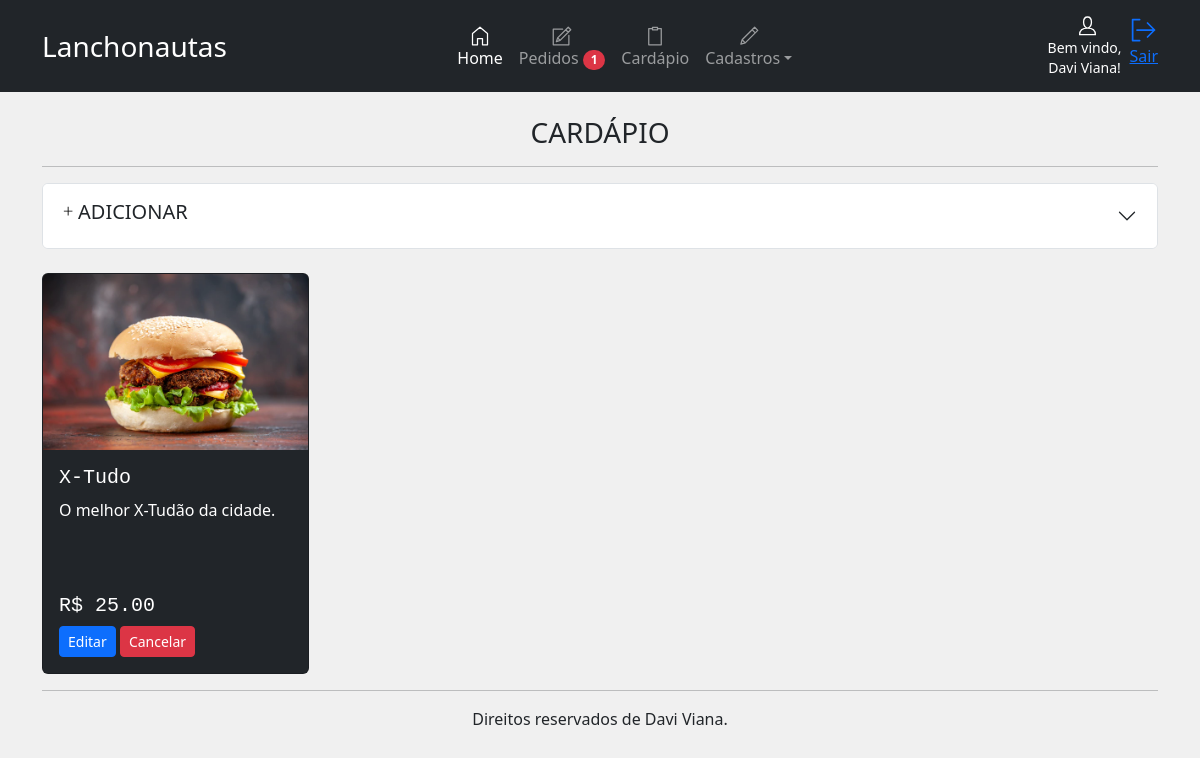
The app's page /painel/cardapio (signed in) with its own data.
### app/models/empresaModel.py (models this page shows, shortened)
class empresa(UserMixin, db.Model):
    id = db.Column(db.Integer, primary_key=True, autoincrement=True)
    nome_empresa = db.Column(db.String(100))
    razao_social = db.Column(db.String(100))
    endereco = db.Column(db.String(100))
    bairro = db.Column(db.String(200))
    cidade = db.Column(db.String(50))
    cep = db.Column(db.String(20))
    email = db.Column(db.String(50))
    tel = db.Column(db.String(20))
    cnpj = db.Column(db.String(20))
    dt_criacao = db.Column(db.String(50))

### app/models/usersModel.py (models this page shows, shortened)
class users(UserMixin, db.Model):
    id = db.Column(db.Integer, primary_key=True, autoincrement=True)
    user = db.Column(db.String(10))
    nome = db.Column(db.String(50))
    email = db.Column(db.String(100))
    senha = db.Column(db.String(200))
    administrador = db.Column(db.String(20))
    situacao = db.Column(db.String(20))
    dt_criacao = db.Column(db.String(50))
    def get_user(user):
        return users.query.get(user)

### app/models/produtosModel.py (models this page shows, shortened)
class produtos(UserMixin, db.Model):
    id = db.Column(db.Integer, primary_key=True, autoincrement=True)
    titulo = db.Column(db.String(100))
    valor_custo = db.Column(db.String(20))
    valor_venda = db.Column(db.String(20))
    descricao = db.Column(db.String(400))
    foto = db.Column(db.String(50))
    itens = db.Column(db.String(50))
    situacao = db.Column(db.String(10))

### app/views/panel.py (the view, shortened to what this page needs)
@bp.route('/cardapio/<case>/<int:id>', methods=['POST'])
@bp.route('/cardapio', methods=['GET'])
@login_required
def cardapio(id=None, case=None):
    if request.method == 'GET':
        allProdutos = produtosModel.produtos.query.filter_by(situacao='ATIVO').all()
        item_Carnes = produtosModel.produtos_itens.query.filter_by(tipo_item='Carnes').all()
        item_Saladas = produtosModel.produtos_itens.query.filter_by(
            tipo_item='Saladas').all()
        item_Queijos = produtosModel.produtos_itens.query.filter_by(
            tipo_item='Queijos').all()
        item_Molhos = produtosModel.produtos_itens.query.filter_by(tipo_item='Molhos').all()
        menu_panel = load.menu.get()
    return render_template('panel/cardapio.html', menu_panel=menu_panel, allProdutos=allProdutos, item_Carnes=item_Carnes, item_Saladas=item_Saladas, item_Queijos=item_Queijos, item_Molhos=item_Molhos)

### app/__init__.py (called while the page is built)
@login_manager.user_loader
def get(user):
    return usersModel.users.get_user(user)

### app/services/load.py (called while the page is built)
    def get():
        empresa = empresaModel.empresa.query.filter_by(id=1).first()
        if empresa is None:
            nome_empresa = 'NOME EMPRESA'
        else:
            nome_empresa = empresa.nome_empresa
        nome = current_user.nome
        badgeOrder = pedidosModel.pedidos.query.filter_by(situacao='PENDENTE').all()
        return nome, nome_empresa, len(badgeOrder)

### app/templates/panel/cardapio.html (shortened to what this page needs)
{% extends 'panel/home.html' %}
{% block panel %}
<br>
<h3 style="text-align: center;">CARDÁPIO</h3>
<hr>
<div class="accordion" id="add_produto">
    <div class="accordion-item">
        <h2 class="accordion-header" id="add_produto">
            <button class="accordion-button collapsed" type="button" data-bs-toggle="collapse"
                data-bs-target="#add_produto-collapseOne" aria-expanded="true" aria-controls="add_produto-collapseOne">
                <h5 class="text-center"><svg xmlns="http://www.w3.org/2000/svg" x="0px" y="0px" width="15" height="15"
                        viewBox="0 0 35 35">
                        <path fill-rule="evenodd"
                            d="M 11 2 L 11 11 L 2 11 L 2 13 L 11 13 L 11 22 L 13 22 L 13 13 L 22 13 L 22 11 L 13 11 L 13 2 Z">
                        </path>
                    </svg>ADICIONAR</h5>
            </button>
        </h2>
    </div>
</div>
<br>
<div class="row row-cols-1 row-cols-md-4 g-3">
    {% for produto in allProdutos %}
    <div class="col">
        <div class="card text-bg-dark">
            <img src="../static/img/{{ produto.foto }}" class="card-img-top" alt="...">
            <div class="card-body">
                <form action="/painel/cardapio/cancel/{{produto.id}}" method="POST">
                    <h5 class="card-title font-monospace">{{ produto.titulo }}</h5>
                    <p class="card-text overflow-auto over" style="height: 80px;">{{ produto.descricao }}</p>
                    <h5 class="font-monospace">R$ {{ produto.valor_venda }}</h5>
                    <button type="button" class="btn btn-primary btn-sm" data-bs-toggle="modal"
                        data-bs-target="#{{ produto.id }}">
                        Editar
                    </button>
                    <button type="submit" class="btn btn-danger btn-sm"
                        onclick="return confirm('Deseja cancelar o produto {{produto.titulo}}?')">Cancelar</button>
                </form>
            </div>
        </div>
    </div>
    {% endfor %}
</div>
{% endblock %}

### app/templates/panel/home.html (shortened to what this page needs)
{% extends 'layout.html' %}
{% block content %}
<header>
    <nav class="navbar navbar-expand-lg navbar-dark bg-dark fixed">
        <div class="container">
            <div style="width: 10em;" class="m-auto">
                <a class="navbar-brand text-center fs-3">{{ menu_panel[1] }}</a>
            </div>
            <div class="offcanvas offcanvas-end text-bg-dark" tabindex="-1" id="offcanvasDarkNavbar"
                aria-labelledby="offcanvasDarkNavbarLabel">
                <div class="offcanvas-body m-auto">
                    <ul class="navbar-nav m-auto">
                        <li class="nav-item">
                            <a class="nav-link active text-center" aria-current="page" href="{{url_for('panel.home')}}"><svg
                                    id="i-home" xmlns="http://www.w3.org/2000/svg" viewBox="0 0 32 32" width="40"
                                    height="20" fill="none" stroke="currentcolor" stroke-linecap="round"
                                    stroke-linejoin="round" stroke-width="2">
                                    <path d="M12 20 L12 30 4 30 4 12 16 2 28 12 28 30 20 30 20 20 Z" />
                                </svg> <br>Home</a>
                        </li>
                        <li class="nav-item">
                            <a class="nav-link text-center" href="{{url_for('panel.pedidos_')}}"> <svg
                                    id="i-compose" xmlns="http://www.w3.org/2000/svg" viewBox="0 0 32 32" width="40"
                                    height="20" fill="none" stroke="currentcolor" stroke-linecap="round"
                                    stroke-linejoin="round" stroke-width="2">
                                    <path
                                        d="M27 15 L27 30 2 30 2 5 17 5 M30 6 L26 2 9 19 7 25 13 23 Z M22 6 L26 10 Z M9 19 L13 23 Z" />
                                </svg> <br>Pedidos
                                {% if menu_panel[2] > 0 %}
                                <span
                                    class="badge rounded-pill bg-danger">
                                    {{ menu_panel[2] }}
                                </span>
                                {% endif %}
                            </a>
                        </li>
                        <li class="nav-item">
                            <a class="nav-link text-center" href="{{url_for('panel.cardapio')}}"> <svg id="i-clipboard"
                                    xmlns="http://www.w3.org/2000/svg" viewBox="0 0 32 32" width="40" height="20"
                                    fill="none" stroke="currentcolor" stroke-linecap="round" stroke-linejoin="round"
                                    stroke-width="2">
                                    <path d="M12 2 L12 6 20 6 20 2 12 2 Z M11 4 L6 4 6 30 26 30 26 4 21 4" />
                                </svg> <br>Cardápio</a>
                        </li>
                        <li class="nav-item dropdown">
                            <a class="nav-link dropdown-toggle text-center" href="#" id="navbarDropdown" role="button"
                                data-bs-toggle="dropdown" aria-expanded="false"> <svg id="i-edit"
                                    xmlns="http://www.w3.org/2000/svg" viewBox="0 0 32 32" width="40" height="20"
                                    fill="none" stroke="currentcolor" stroke-linecap="round" stroke-linejoin="round"
                                    stroke-width="2">
                                    <path d="M30 7 L25 2 5 22 3 29 10 27 Z M21 6 L26 11 Z M5 22 L10 27 Z" />
                                </svg> <br>Cadastros</a>
                        </li>
                    </ul>
                </div>
            </div>
                <div class="d-flex flex-column align-items-center text-bg-dark">
                    <h6 class="text-center m-auto me-2"><small>Bem vindo,<br> {{ menu_panel[0] }}!</small></h6>
                </div>
                <a href="{{url_for('auth.logout')}}" class="mt-2 m-auto" role="button" title="Sair"><svg id="i-signout"
                        xmlns="http://www.w3.org/2000/svg" viewBox="0 0 32 32" width="28" height="28" fill="none"
                        stroke="currentcolor" stroke-linecap="round" stroke-linejoin="round" stroke-width="2">
                        <path d="M28 16 L8 16 M20 8 L28 16 20 24 M11 28 L3 28 3 4 11 4" />
                    </svg>
                    <p>Sair</p>
                </a>
        </div>
    </nav>
</header>
<main class="container">
    {% block panel %}{% endblock %}
    <hr>
</main>
<footer class="container pb-3" style="text-align: center;">
    Direitos reservados de Davi Viana.
</footer>
{% endblock %}

### app/static/css/style.css (style rules this page uses)
.text-center { text-align: center; }

### records on screen
empresa: nome_empresa "Lanchonautas"
users: nome "Davi Viana"
produtos: foto (placeholder picture), titulo "X-Tudo", descricao "O melhor X-Tudão da cidade.", valor_venda "25.00"

### other values on screen
{{ menu_panel[2] }} "1"
